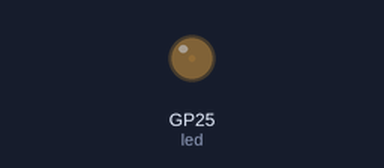
Bench run of a program on a simulated Raspberry Pi Pico running MicroPython. Parts: output pins drawn as LEDs (lit = HIGH).

Above: at 0.05 s.
At 4.4 s:
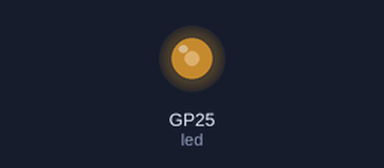
At 6.55 s:
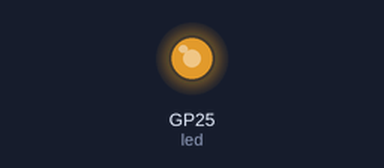
At 8.75 s:
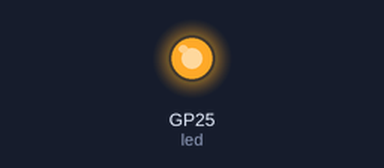
Timing chart, 0 to 11.4 s (numbered marks = the images above):
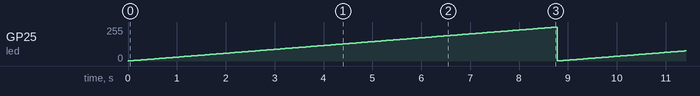

Measured:
- by itself, GP25 (led): ramps from 1/255 to 255/255 and jumps back, once every 8.8 s

The program:

ejemplo_pwm.py
```python
#Date:11/05/2022
#Example of PWM with raspberry Pico
#jhiguera@ledmotive.com


from machine import Pin, PWM
from time import sleep

led = PWM(Pin(25))
led.freq(1000)


while True:
    for duty in range(0,65535):
        led.duty_u16(duty)
        sleep(0.0001)
```
